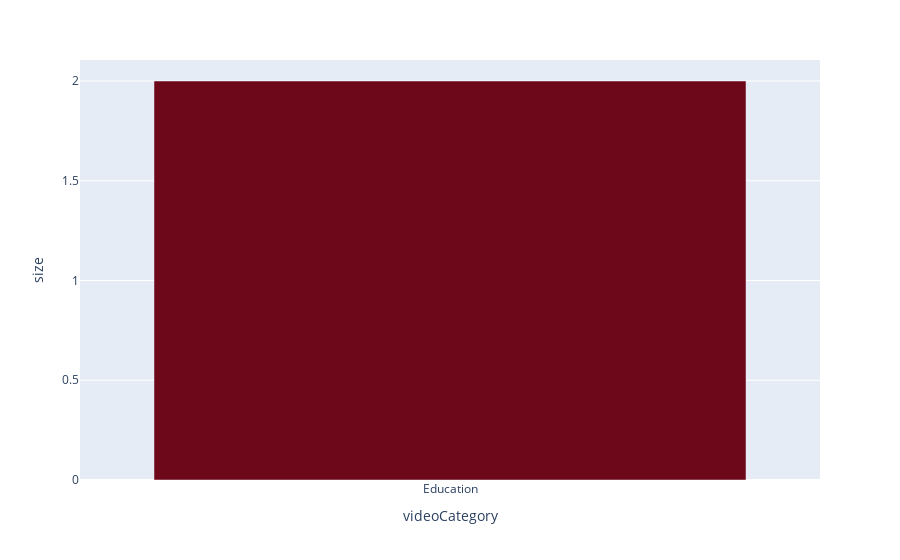

Notebook source saved alongside this figure:
### Code cell
import plotly.express as px

fig = px.bar(
    df,
    x='videoCategory', y='size',
    color_discrete_sequence=['#6D071A']
)
fig

### Figure 1 — Plotly figure (JSON) as saved in the notebook; plotly's stock layout.template omitted (floating-point values rounded to 4 significant figures)
{"data": [{"alignmentgroup": "True", "hovertemplate": "videoCategory=%{x}<br>size=%{y}<extra></extra>", "legendgroup": "", "marker": {"color": "#6D071A", "pattern": {"shape": ""}}, "name": "", "offsetgroup": "", "orientation": "v", "showlegend": false, "textposition": "auto", "type": "bar", "x": ["Education"], "xaxis": "x", "y": [2], "yaxis": "y"}], "layout": {"barmode": "relative", "legend": {"tracegroupgap": 0}, "margin": {"t": 60}, "xaxis": {"anchor": "y", "domain": [0, 1], "title": {"text": "videoCategory"}}, "yaxis": {"anchor": "x", "domain": [0, 1], "title": {"text": "size"}}}}
